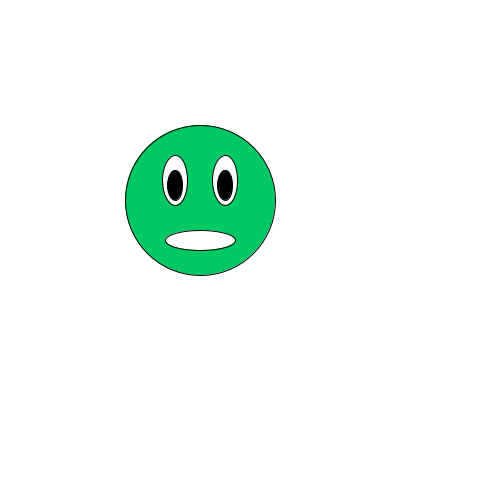
Frame 1 (no input)
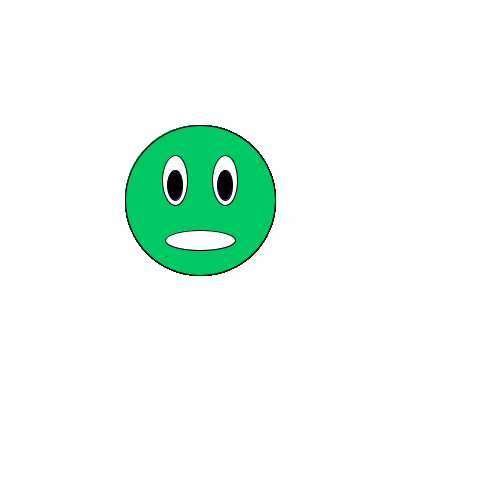
Frame 60 (the mouse pressed at the canvas centre just before this capture)
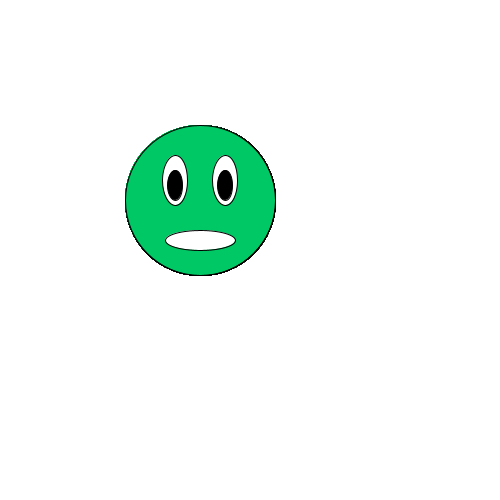
Frame 120 (the mouse held since frame 60 and released just before this capture)

The Processing sketch that drew these frames (run headless with seeded random() and noise(); from frame 60 on, the mouse is pressed at the canvas centre):

// Processing sketch: face
// ── face.pde
void setup() {
  size(500, 500);
  background(255, 255, 255);
}
void draw() {
  drawFace(200, 200);
} 
void drawFace(int x, int y) {
  // face
  fill(0, 200, 100);
  ellipse(x, y, 150, 150);  
  
  // eyes
  fill(255, 255, 255);
  ellipse(x + 25, y - 20, 25, 50); 
  ellipse(x - 25, y - 20, 25, 50);  
  
  // eyeballs
  fill(0, 0, 0);
  ellipse(x + 25, y - 15, 15, 30); 
  ellipse(x - 25, y - 15, 15, 30); 

  // worried mouth
  fill(255, 255, 255);
  ellipse(x, y + 40, 70, 20);
}

void mouseClicked() {
  drawFace(mouseX, mouseY);
}
